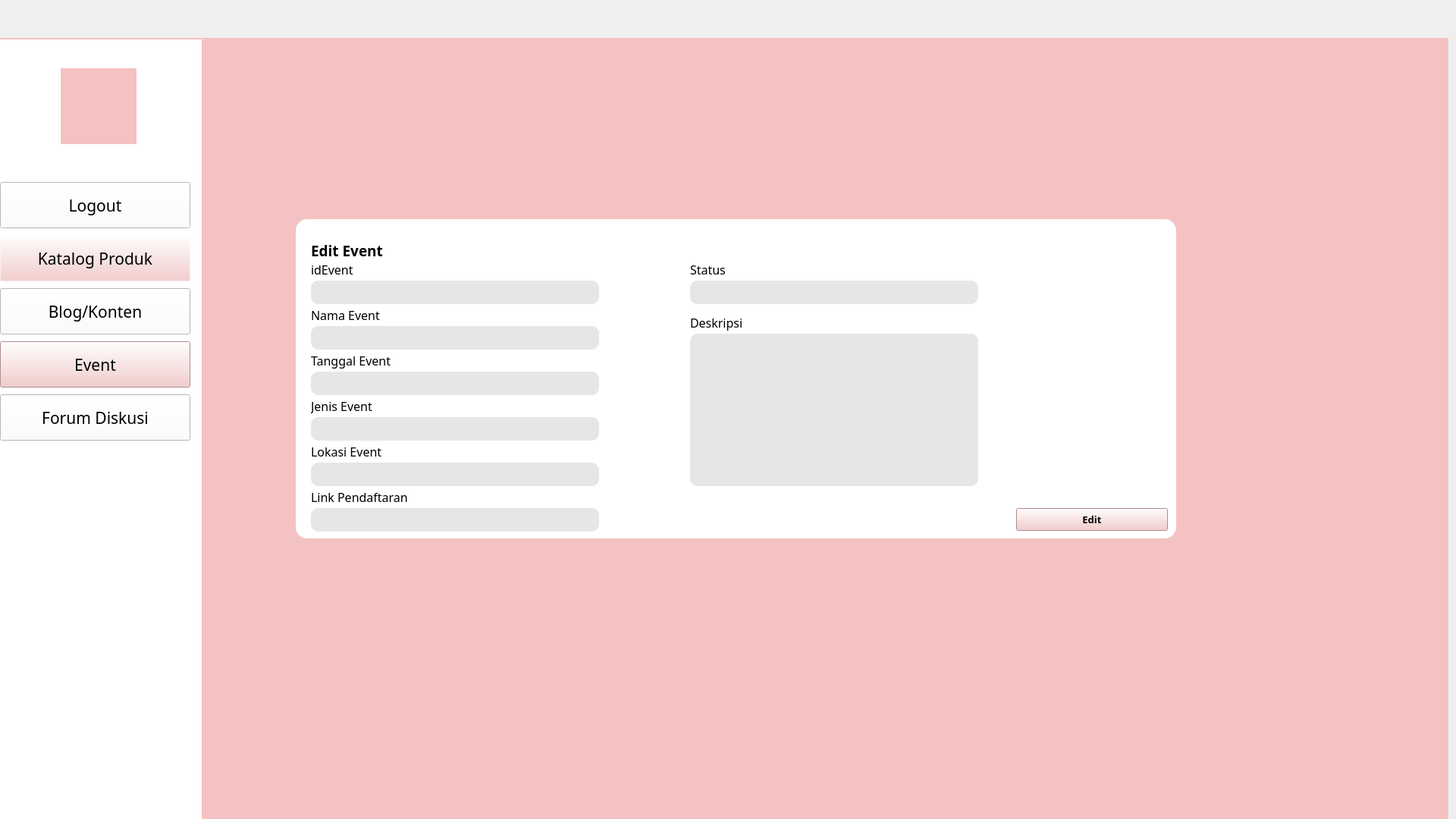
<?xml version="1.0" encoding="UTF-8"?>
<ui version="4.0">
 <class>Form</class>
 <widget class="QWidget" name="Form">
  <property name="enabled">
   <bool>true</bool>
  </property>
  <property name="geometry">
   <rect>
    <x>0</x>
    <y>0</y>
    <width>1920</width>
    <height>1080</height>
   </rect>
  </property>
  <property name="windowTitle">
   <string>Form</string>
  </property>
  <widget class="QWidget" name="widget_2" native="true">
   <property name="geometry">
    <rect>
     <x>-10</x>
     <y>50</y>
     <width>1920</width>
     <height>1080</height>
    </rect>
   </property>
   <property name="styleSheet">
    <string notr="true">background-color: rgb(244, 194, 194);</string>
   </property>
   <widget class="QLabel" name="label">
    <property name="geometry">
     <rect>
      <x>-4</x>
      <y>2</y>
      <width>280</width>
      <height>1080</height>
     </rect>
    </property>
    <property name="styleSheet">
     <string notr="true">background-color:rgba(255,255,255,255);
</string>
    </property>
    <property name="text">
     <string/>
    </property>
   </widget>
   <widget class="QLabel" name="logoLM">
    <property name="geometry">
     <rect>
      <x>90</x>
      <y>40</y>
      <width>100</width>
      <height>100</height>
     </rect>
    </property>
    <property name="styleSheet">
     <string notr="true">border-image: url(:/logo/images/logo.jpeg);</string>
    </property>
    <property name="text">
     <string/>
    </property>
   </widget>
   <widget class="QPushButton" name="H_Logout">
    <property name="geometry">
     <rect>
      <x>10</x>
      <y>190</y>
      <width>251</width>
      <height>61</height>
     </rect>
    </property>
    <property name="font">
     <font>
      <family>Poppins</family>
      <pointsize>16</pointsize>
     </font>
    </property>
    <property name="styleSheet">
     <string notr="true">background-color: rgb(255, 255, 255);</string>
    </property>
    <property name="text">
     <string>Logout</string>
    </property>
   </widget>
   <widget class="QPushButton" name="H_KatalogProduk">
    <property name="geometry">
     <rect>
      <x>10</x>
      <y>260</y>
      <width>251</width>
      <height>61</height>
     </rect>
    </property>
    <property name="font">
     <font>
      <family>Poppins</family>
      <pointsize>16</pointsize>
     </font>
    </property>
    <property name="styleSheet">
     <string notr="true">background-color: rgb(244, 194, 194,0);</string>
    </property>
    <property name="text">
     <string>Katalog Produk</string>
    </property>
   </widget>
   <widget class="QPushButton" name="H_Konten">
    <property name="geometry">
     <rect>
      <x>10</x>
      <y>330</y>
      <width>251</width>
      <height>61</height>
     </rect>
    </property>
    <property name="font">
     <font>
      <family>Poppins</family>
      <pointsize>16</pointsize>
     </font>
    </property>
    <property name="styleSheet">
     <string notr="true">background-color: rgb(255, 255, 255);</string>
    </property>
    <property name="text">
     <string>Blog/Konten</string>
    </property>
   </widget>
   <widget class="QPushButton" name="H_Event">
    <property name="geometry">
     <rect>
      <x>10</x>
      <y>400</y>
      <width>251</width>
      <height>61</height>
     </rect>
    </property>
    <property name="font">
     <font>
      <family>Poppins</family>
      <pointsize>16</pointsize>
     </font>
    </property>
    <property name="styleSheet">
     <string notr="true">background-color: rgb(244, 194, 194);</string>
    </property>
    <property name="text">
     <string>Event</string>
    </property>
   </widget>
   <widget class="QPushButton" name="H_ForumDiskusi">
    <property name="geometry">
     <rect>
      <x>10</x>
      <y>470</y>
      <width>251</width>
      <height>61</height>
     </rect>
    </property>
    <property name="font">
     <font>
      <family>Poppins</family>
      <pointsize>16</pointsize>
     </font>
    </property>
    <property name="styleSheet">
     <string notr="true">background-color: rgb(255, 255, 255);</string>
    </property>
    <property name="text">
     <string>Forum Diskusi</string>
    </property>
   </widget>
   <widget class="QLabel" name="label_2">
    <property name="geometry">
     <rect>
      <x>400</x>
      <y>239</y>
      <width>1161</width>
      <height>421</height>
     </rect>
    </property>
    <property name="styleSheet">
     <string notr="true">background-color: rgb(255,255,255,255);
border-radius:15px;</string>
    </property>
    <property name="text">
     <string/>
    </property>
   </widget>
   <widget class="QLabel" name="label_3">
    <property name="geometry">
     <rect>
      <x>420</x>
      <y>260</y>
      <width>481</width>
      <height>41</height>
     </rect>
    </property>
    <property name="font">
     <font>
      <family>Poppins</family>
      <pointsize>14</pointsize>
      <weight>75</weight>
      <bold>true</bold>
     </font>
    </property>
    <property name="styleSheet">
     <string notr="true">background-color:rgb(0,0,0,0);</string>
    </property>
    <property name="text">
     <string>Edit Event</string>
    </property>
   </widget>
   <widget class="QLabel" name="Batch">
    <property name="geometry">
     <rect>
      <x>420</x>
      <y>355</y>
      <width>321</width>
      <height>21</height>
     </rect>
    </property>
    <property name="font">
     <font>
      <family>Poppins</family>
      <pointsize>12</pointsize>
     </font>
    </property>
    <property name="styleSheet">
     <string notr="true">background-color:rgb(0,0,0,0);</string>
    </property>
    <property name="text">
     <string>Nama Event</string>
    </property>
   </widget>
   <widget class="QLineEdit" name="inputNama">
    <property name="geometry">
     <rect>
      <x>420</x>
      <y>380</y>
      <width>380</width>
      <height>31</height>
     </rect>
    </property>
    <property name="styleSheet">
     <string notr="true">background-color: rgb(0, 0, 0,25);
border-radius: 10px;
padding-bottom:4px;
padding-left:10px;

</string>
    </property>
    <property name="text">
     <string/>
    </property>
    <property name="alignment">
     <set>Qt::AlignLeading|Qt::AlignLeft|Qt::AlignVCenter</set>
    </property>
   </widget>
   <widget class="QLabel" name="Kategori">
    <property name="geometry">
     <rect>
      <x>420</x>
      <y>410</y>
      <width>281</width>
      <height>31</height>
     </rect>
    </property>
    <property name="font">
     <font>
      <family>Poppins</family>
      <pointsize>12</pointsize>
     </font>
    </property>
    <property name="styleSheet">
     <string notr="true">background-color:rgb(0,0,0,0);</string>
    </property>
    <property name="text">
     <string>Tanggal Event</string>
    </property>
   </widget>
   <widget class="QLineEdit" name="inputTanggal">
    <property name="geometry">
     <rect>
      <x>420</x>
      <y>440</y>
      <width>380</width>
      <height>31</height>
     </rect>
    </property>
    <property name="styleSheet">
     <string notr="true">background-color: rgb(0,0,0,25);
border-radius: 10px;
padding-bottom:4px;
padding-left:10px;

</string>
    </property>
    <property name="text">
     <string/>
    </property>
    <property name="alignment">
     <set>Qt::AlignLeading|Qt::AlignLeft|Qt::AlignVCenter</set>
    </property>
   </widget>
   <widget class="QPushButton" name="editButton">
    <property name="geometry">
     <rect>
      <x>1350</x>
      <y>620</y>
      <width>200</width>
      <height>30</height>
     </rect>
    </property>
    <property name="font">
     <font>
      <family>Poppins</family>
      <pointsize>10</pointsize>
      <weight>75</weight>
      <bold>true</bold>
     </font>
    </property>
    <property name="styleSheet">
     <string notr="true">QPushButton#unggahproduk{
background-color:rgb(187,187,187,255);
border:none;
color:rgba(0,0,0,240);
border-radius:10px;
}


QPushButton#unggahproduk:hover{
background-color:rgb(255,165,0,255)
}

QPushButton#unggahproduk:pressed{
padding-left: 2px;
padding-top: 2px;
background-color:rgba(0,165,0,255);
}
</string>
    </property>
    <property name="text">
     <string>Edit</string>
    </property>
   </widget>
   <widget class="QLabel" name="Kategori_2">
    <property name="geometry">
     <rect>
      <x>420</x>
      <y>470</y>
      <width>241</width>
      <height>31</height>
     </rect>
    </property>
    <property name="font">
     <font>
      <family>Poppins</family>
      <pointsize>12</pointsize>
     </font>
    </property>
    <property name="styleSheet">
     <string notr="true">background-color:rgb(0,0,0,0);</string>
    </property>
    <property name="text">
     <string>Jenis Event</string>
    </property>
   </widget>
   <widget class="QLineEdit" name="inputJenis">
    <property name="geometry">
     <rect>
      <x>420</x>
      <y>500</y>
      <width>380</width>
      <height>31</height>
     </rect>
    </property>
    <property name="styleSheet">
     <string notr="true">background-color: rgb(0,0,0,25);
border-radius: 10px;
padding-bottom:4px;
padding-left:10px;

</string>
    </property>
    <property name="text">
     <string/>
    </property>
    <property name="alignment">
     <set>Qt::AlignLeading|Qt::AlignLeft|Qt::AlignVCenter</set>
    </property>
   </widget>
   <widget class="QLineEdit" name="inputLokasi">
    <property name="geometry">
     <rect>
      <x>420</x>
      <y>560</y>
      <width>380</width>
      <height>31</height>
     </rect>
    </property>
    <property name="styleSheet">
     <string notr="true">background-color: rgb(0,0,0,25);
border-radius: 10px;
padding-bottom:4px;
padding-left:10px;

</string>
    </property>
    <property name="text">
     <string/>
    </property>
    <property name="alignment">
     <set>Qt::AlignLeading|Qt::AlignLeft|Qt::AlignVCenter</set>
    </property>
   </widget>
   <widget class="QLabel" name="Kategori_3">
    <property name="geometry">
     <rect>
      <x>420</x>
      <y>530</y>
      <width>211</width>
      <height>31</height>
     </rect>
    </property>
    <property name="font">
     <font>
      <family>Poppins</family>
      <pointsize>12</pointsize>
     </font>
    </property>
    <property name="styleSheet">
     <string notr="true">background-color:rgb(0,0,0,0);</string>
    </property>
    <property name="text">
     <string>Lokasi Event</string>
    </property>
   </widget>
   <widget class="QLineEdit" name="inputLink">
    <property name="geometry">
     <rect>
      <x>420</x>
      <y>620</y>
      <width>380</width>
      <height>31</height>
     </rect>
    </property>
    <property name="styleSheet">
     <string notr="true">background-color: rgb(0,0,0,25);
border-radius: 10px;
padding-bottom:4px;
padding-left:10px;

</string>
    </property>
    <property name="text">
     <string/>
    </property>
    <property name="alignment">
     <set>Qt::AlignLeading|Qt::AlignLeft|Qt::AlignVCenter</set>
    </property>
   </widget>
   <widget class="QLabel" name="Kategori_4">
    <property name="geometry">
     <rect>
      <x>420</x>
      <y>590</y>
      <width>381</width>
      <height>31</height>
     </rect>
    </property>
    <property name="font">
     <font>
      <family>Poppins</family>
      <pointsize>12</pointsize>
     </font>
    </property>
    <property name="styleSheet">
     <string notr="true">background-color:rgb(0,0,0,0);</string>
    </property>
    <property name="text">
     <string>Link Pendaftaran</string>
    </property>
   </widget>
   <widget class="QLineEdit" name="inputStatus">
    <property name="geometry">
     <rect>
      <x>920</x>
      <y>320</y>
      <width>380</width>
      <height>31</height>
     </rect>
    </property>
    <property name="styleSheet">
     <string notr="true">background-color: rgb(0,0,0,25);
border-radius: 10px;
padding-bottom:4px;
padding-left:10px;

</string>
    </property>
    <property name="text">
     <string/>
    </property>
    <property name="alignment">
     <set>Qt::AlignLeading|Qt::AlignLeft|Qt::AlignVCenter</set>
    </property>
   </widget>
   <widget class="QLabel" name="Kategori_5">
    <property name="geometry">
     <rect>
      <x>920</x>
      <y>290</y>
      <width>171</width>
      <height>31</height>
     </rect>
    </property>
    <property name="font">
     <font>
      <family>Poppins</family>
      <pointsize>12</pointsize>
     </font>
    </property>
    <property name="styleSheet">
     <string notr="true">background-color:rgb(0,0,0,0);</string>
    </property>
    <property name="text">
     <string>Status</string>
    </property>
   </widget>
   <widget class="QLabel" name="Kategori_8">
    <property name="geometry">
     <rect>
      <x>920</x>
      <y>360</y>
      <width>161</width>
      <height>31</height>
     </rect>
    </property>
    <property name="font">
     <font>
      <family>Poppins</family>
      <pointsize>12</pointsize>
     </font>
    </property>
    <property name="styleSheet">
     <string notr="true">background-color:rgb(0,0,0,0);</string>
    </property>
    <property name="text">
     <string>Deskripsi</string>
    </property>
   </widget>
   <widget class="QPlainTextEdit" name="inputDeskripsi">
    <property name="geometry">
     <rect>
      <x>920</x>
      <y>390</y>
      <width>380</width>
      <height>201</height>
     </rect>
    </property>
    <property name="styleSheet">
     <string notr="true">background-color: rgb(0,0,0,25);
border-radius: 10px;
padding-bottom:4px;
padding-left:10px;

</string>
    </property>
    <property name="plainText">
     <string/>
    </property>
   </widget>
   <widget class="QLabel" name="error">
    <property name="geometry">
     <rect>
      <x>410</x>
      <y>200</y>
      <width>1141</width>
      <height>31</height>
     </rect>
    </property>
    <property name="font">
     <font>
      <family>Poppins</family>
      <pointsize>10</pointsize>
     </font>
    </property>
    <property name="styleSheet">
     <string notr="true">background-color:rgb(0,0,0,0);
color:red;</string>
    </property>
    <property name="text">
     <string/>
    </property>
   </widget>
   <widget class="QLineEdit" name="inputIdEvent">
    <property name="geometry">
     <rect>
      <x>420</x>
      <y>320</y>
      <width>380</width>
      <height>31</height>
     </rect>
    </property>
    <property name="styleSheet">
     <string notr="true">background-color: rgb(0, 0, 0,25);
border-radius: 10px;
padding-bottom:4px;
padding-left:10px;

</string>
    </property>
    <property name="text">
     <string/>
    </property>
    <property name="alignment">
     <set>Qt::AlignLeading|Qt::AlignLeft|Qt::AlignVCenter</set>
    </property>
   </widget>
   <widget class="QLabel" name="Batch_2">
    <property name="geometry">
     <rect>
      <x>420</x>
      <y>295</y>
      <width>231</width>
      <height>21</height>
     </rect>
    </property>
    <property name="font">
     <font>
      <family>Poppins</family>
      <pointsize>12</pointsize>
     </font>
    </property>
    <property name="styleSheet">
     <string notr="true">background-color:rgb(0,0,0,0);</string>
    </property>
    <property name="text">
     <string>idEvent</string>
    </property>
   </widget>
  </widget>
 </widget>
 <resources>
  <include location="header image.qrc"/>
 </resources>
 <connections/>
</ui>
